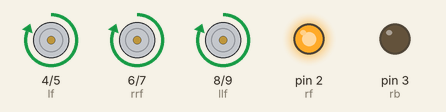
Bench run of a sketch on a simulated Arduino Uno, built with avr-gcc and run on an emulated ATmega328P. Shown: motor-driver pin pairs drawn as motors (green arrow = first pin HIGH = forward, orange = second pin HIGH = backward, longer = more drive), output pins drawn as LEDs (lit = HIGH).

Above: at 0.5 s.
At 1.5 s:
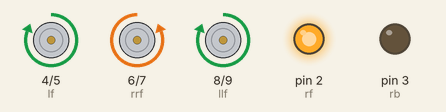
At 3.5 s:
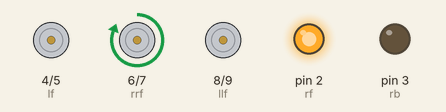
Timing chart, 0 to 4.6 s (numbered marks = the images above):
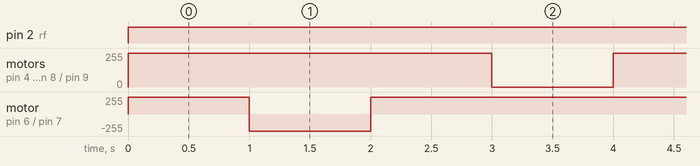

The sketch:

Car_made_at_class.ino
```cpp
int rf = 2;
int rb = 3;
int lf = 4;
int lb = 5;
int rrf = 6;
int rrb = 7;
int llf = 8;
int llb = 9;


void setup() {
  pinMode(2, OUTPUT);
  pinMode(3, OUTPUT);
  pinMode(4, OUTPUT);
  pinMode(5, OUTPUT);
  pinMode(6, OUTPUT);
  pinMode(7, OUTPUT);
  pinMode(8, OUTPUT);
  pinMode(9, OUTPUT);

}

void loop() {

  digitalWrite(lf, HIGH);
  digitalWrite(rf, HIGH);
  digitalWrite(llf, HIGH);
  digitalWrite(rrf, HIGH);
  digitalWrite(lb, LOW);
  digitalWrite(rb, LOW);
  digitalWrite(llb, LOW);
  digitalWrite(rrb, LOW);

  delay(1000);

  digitalWrite(lf, HIGH);
  digitalWrite(llf, HIGH);
  digitalWrite(rf, HIGH);
  digitalWrite(rrf, LOW);
  digitalWrite(lb, LOW);
  digitalWrite(rb, LOW);
  digitalWrite(llb, LOW);
  digitalWrite(rrb, HIGH);
  delay(1000);

  digitalWrite(lf, HIGH);
  digitalWrite(rf, HIGH);
  digitalWrite(llf, HIGH);
  digitalWrite(rrf, HIGH);
  digitalWrite(lb, LOW);
  digitalWrite(rb, LOW);
  digitalWrite(llb, LOW);
  digitalWrite(rrb, LOW);
  delay(1000);

  digitalWrite(lf, LOW);
  digitalWrite(rf, 1);
  digitalWrite(llf, LOW);
  digitalWrite(rrf, 1);
  digitalWrite(lb, LOW);
  digitalWrite(rb, LOW);
  digitalWrite(llb, LOW);
  digitalWrite(rrb, LOW);
  delay(1000);


}
```

Measured:
- by itself, pin 2 (rf): LOW → HIGH at 0.00 s
- by itself, motor on pin 4 (lf) / pin 5 (lb), motor on pin 8 (llf) / pin 9 (llb): alternates forward 255/255 for 3.0 s and stopped for 1.0 s
- by itself, motor on pin 6 (rrf) / pin 7 (rrb): repeats every 4.0 s: backward 255/255 1.0 s, forward 255/255 3.0 s
